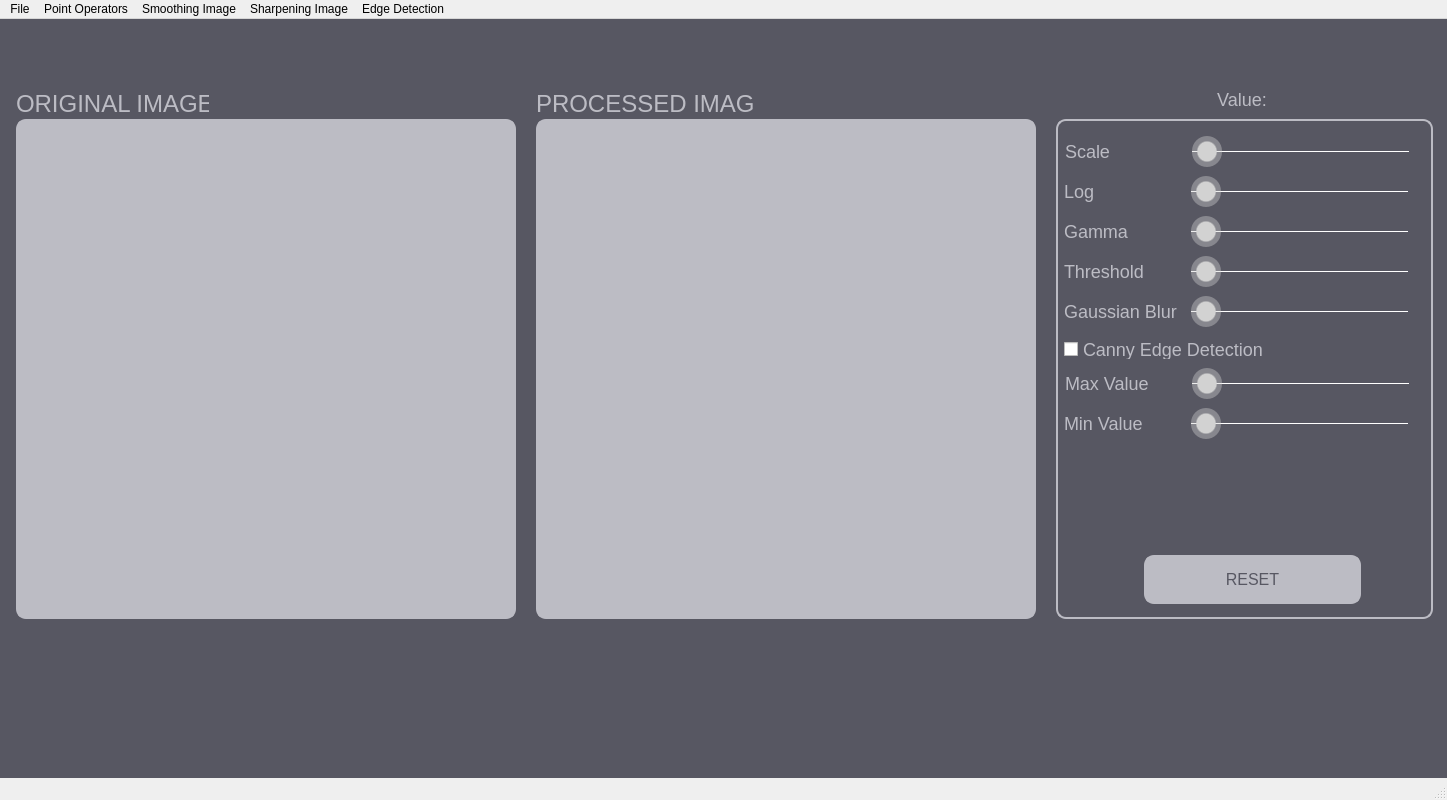
<?xml version="1.0" encoding="UTF-8"?>
<ui version="4.0">
 <class>MainWindow</class>
 <widget class="QMainWindow" name="MainWindow">
  <property name="geometry">
   <rect>
    <x>0</x>
    <y>0</y>
    <width>1447</width>
    <height>800</height>
   </rect>
  </property>
  <property name="windowTitle">
   <string>MainWindow</string>
  </property>
  <property name="styleSheet">
   <string notr="true">#centralwidget {
	background-color: rgb(87, 87, 98)
}</string>
  </property>
  <widget class="QWidget" name="centralwidget">
   <widget class="QLabel" name="imgRaw">
    <property name="geometry">
     <rect>
      <x>16</x>
      <y>100</y>
      <width>500</width>
      <height>500</height>
     </rect>
    </property>
    <property name="styleSheet">
     <string notr="true">QLabel {
	border: 2px solid rgb(188, 188, 196);
	border-radius: 10px;
	background-color: rgb(188, 188, 196);
}</string>
    </property>
    <property name="text">
     <string/>
    </property>
    <property name="scaledContents">
     <bool>false</bool>
    </property>
    <property name="alignment">
     <set>Qt::AlignCenter</set>
    </property>
   </widget>
   <widget class="QLabel" name="imgProgressed">
    <property name="geometry">
     <rect>
      <x>536</x>
      <y>100</y>
      <width>500</width>
      <height>500</height>
     </rect>
    </property>
    <property name="styleSheet">
     <string notr="true">QLabel {
	border: 2px solid rgb(188, 188, 196);
	border-radius: 10px;
	background-color: rgb(188, 188, 196);
}</string>
    </property>
    <property name="text">
     <string/>
    </property>
    <property name="scaledContents">
     <bool>false</bool>
    </property>
    <property name="alignment">
     <set>Qt::AlignCenter</set>
    </property>
   </widget>
   <widget class="QLabel" name="progressedImage">
    <property name="geometry">
     <rect>
      <x>536</x>
      <y>64</y>
      <width>217</width>
      <height>41</height>
     </rect>
    </property>
    <property name="styleSheet">
     <string notr="true">QLabel#progressedImage {
	font-size:24px;
	color: rgb(188, 188, 196)
}</string>
    </property>
    <property name="text">
     <string>PROCESSED IMAGE</string>
    </property>
   </widget>
   <widget class="QLabel" name="originalImage">
    <property name="geometry">
     <rect>
      <x>16</x>
      <y>64</y>
      <width>193</width>
      <height>41</height>
     </rect>
    </property>
    <property name="styleSheet">
     <string notr="true">QLabel#originalImage {
	font-size:24px;
	color: rgb(188, 188, 196)
}</string>
    </property>
    <property name="text">
     <string>ORIGINAL IMAGE</string>
    </property>
   </widget>
   <widget class="QLabel" name="imgRaw_2">
    <property name="geometry">
     <rect>
      <x>1056</x>
      <y>100</y>
      <width>377</width>
      <height>500</height>
     </rect>
    </property>
    <property name="styleSheet">
     <string notr="true">QLabel {
	border: 2px solid rgb(188, 188, 196);
	border-radius: 10px;
}</string>
    </property>
    <property name="text">
     <string/>
    </property>
    <property name="scaledContents">
     <bool>false</bool>
    </property>
    <property name="alignment">
     <set>Qt::AlignCenter</set>
    </property>
   </widget>
   <widget class="QPushButton" name="resetButton">
    <property name="geometry">
     <rect>
      <x>1144</x>
      <y>536</y>
      <width>217</width>
      <height>49</height>
     </rect>
    </property>
    <property name="styleSheet">
     <string notr="true">QPushButton {
	border: 2px solid rgb(188, 188, 196);
	border-radius: 10px;
	background-color: rgb(188, 188, 196);
	color: rgb(87, 87, 98);
	font-size: 16px
}</string>
    </property>
    <property name="text">
     <string>RESET</string>
    </property>
   </widget>
   <widget class="QSlider" name="gammaSliderHorizontal">
    <property name="geometry">
     <rect>
      <x>1191</x>
      <y>192</y>
      <width>217</width>
      <height>40</height>
     </rect>
    </property>
    <property name="styleSheet">
     <string notr="true">
QSlider::groove:horizontal {
    height: 1px;
    background: white; 
}
QSlider::handle:horizontal {
    width: 30px;
    margin-top: -15px;
    margin-bottom: -15px;
    border-radius: 15px;
    background: qradialgradient(spread:reflect, cx:0.5, cy:0.5, radius:0.5, fx:0.5, fy:0.5, stop:0.6 rgba(210, 210, 210, 255), stop:0.7 rgba(210, 210, 210, 100));
}
QSlider::handle:horizontal:hover {
    background: qradialgradient(spread:reflect, cx:0.5, cy:0.5, radius:0.5, fx:0.5, fy:0.5, stop:0.6 rgba(255, 255, 255, 255), stop:0.7 rgba(255, 255, 255, 100));
}
/*竖向*/
QSlider:vertical {
    min-width: 60px;
}
QSlider::groove:vertical {
    width: 1px;
    background: white; 
}
QSlider::handle:vertical {
    height: 30px;
    margin-left: -15px;
    margin-right: -15px;
    border-radius: 15px;
    background: qradialgradient(spread:reflect, cx:0.5, cy:0.5, radius:0.5, fx:0.5, fy:0.5, stop:0.6 rgba(210, 210, 210, 255), stop:0.7 rgba(210, 210, 210, 100));
}
QSlider::handle:vertical:hover {
    background: qradialgradient(spread:reflect, cx:0.5, cy:0.5, radius:0.5, fx:0.5, fy:0.5, stop:0.6 rgba(255, 255, 255, 255), stop:0.7 rgba(255, 255, 255, 100));
}</string>
    </property>
    <property name="singleStep">
     <number>1</number>
    </property>
    <property name="orientation">
     <enum>Qt::Horizontal</enum>
    </property>
    <property name="tickPosition">
     <enum>QSlider::NoTicks</enum>
    </property>
   </widget>
   <widget class="QSlider" name="thresholdSliderHorizontal">
    <property name="geometry">
     <rect>
      <x>1191</x>
      <y>232</y>
      <width>217</width>
      <height>40</height>
     </rect>
    </property>
    <property name="styleSheet">
     <string notr="true">
QSlider::groove:horizontal {
    height: 1px;
    background: white; 
}
QSlider::handle:horizontal {
    width: 30px;
    margin-top: -15px;
    margin-bottom: -15px;
    border-radius: 15px;
    background: qradialgradient(spread:reflect, cx:0.5, cy:0.5, radius:0.5, fx:0.5, fy:0.5, stop:0.6 rgba(210, 210, 210, 255), stop:0.7 rgba(210, 210, 210, 100));
}
QSlider::handle:horizontal:hover {
    background: qradialgradient(spread:reflect, cx:0.5, cy:0.5, radius:0.5, fx:0.5, fy:0.5, stop:0.6 rgba(255, 255, 255, 255), stop:0.7 rgba(255, 255, 255, 100));
}
/*竖向*/
QSlider:vertical {
    min-width: 60px;
}
QSlider::groove:vertical {
    width: 1px;
    background: white; 
}
QSlider::handle:vertical {
    height: 30px;
    margin-left: -15px;
    margin-right: -15px;
    border-radius: 15px;
    background: qradialgradient(spread:reflect, cx:0.5, cy:0.5, radius:0.5, fx:0.5, fy:0.5, stop:0.6 rgba(210, 210, 210, 255), stop:0.7 rgba(210, 210, 210, 100));
}
QSlider::handle:vertical:hover {
    background: qradialgradient(spread:reflect, cx:0.5, cy:0.5, radius:0.5, fx:0.5, fy:0.5, stop:0.6 rgba(255, 255, 255, 255), stop:0.7 rgba(255, 255, 255, 100));
}</string>
    </property>
    <property name="orientation">
     <enum>Qt::Horizontal</enum>
    </property>
   </widget>
   <widget class="QLabel" name="gammaLabel">
    <property name="geometry">
     <rect>
      <x>1064</x>
      <y>192</y>
      <width>113</width>
      <height>40</height>
     </rect>
    </property>
    <property name="styleSheet">
     <string notr="true">QLabel#gammaLabel {
	font-size:18px;
	color: rgb(188, 188, 196)
}</string>
    </property>
    <property name="text">
     <string>Gamma</string>
    </property>
   </widget>
   <widget class="QLabel" name="thresholdLabel">
    <property name="geometry">
     <rect>
      <x>1064</x>
      <y>232</y>
      <width>113</width>
      <height>40</height>
     </rect>
    </property>
    <property name="styleSheet">
     <string notr="true">QLabel#thresholdLabel {
	font-size:18px;
	color: rgb(188, 188, 196)
}</string>
    </property>
    <property name="text">
     <string>Threshold</string>
    </property>
   </widget>
   <widget class="QLabel" name="value">
    <property name="geometry">
     <rect>
      <x>1056</x>
      <y>64</y>
      <width>377</width>
      <height>33</height>
     </rect>
    </property>
    <property name="styleSheet">
     <string notr="true">QLabel#value {
	font-size:18px;
	color: rgb(188, 188, 196)
}</string>
    </property>
    <property name="text">
     <string>Value: </string>
    </property>
    <property name="alignment">
     <set>Qt::AlignCenter</set>
    </property>
   </widget>
   <widget class="QSlider" name="gaussianBlurSliderHorizontal">
    <property name="geometry">
     <rect>
      <x>1191</x>
      <y>272</y>
      <width>217</width>
      <height>40</height>
     </rect>
    </property>
    <property name="styleSheet">
     <string notr="true">
QSlider::groove:horizontal {
    height: 1px;
    background: white; 
}
QSlider::handle:horizontal {
    width: 30px;
    margin-top: -15px;
    margin-bottom: -15px;
    border-radius: 15px;
    background: qradialgradient(spread:reflect, cx:0.5, cy:0.5, radius:0.5, fx:0.5, fy:0.5, stop:0.6 rgba(210, 210, 210, 255), stop:0.7 rgba(210, 210, 210, 100));
}
QSlider::handle:horizontal:hover {
    background: qradialgradient(spread:reflect, cx:0.5, cy:0.5, radius:0.5, fx:0.5, fy:0.5, stop:0.6 rgba(255, 255, 255, 255), stop:0.7 rgba(255, 255, 255, 100));
}
/*竖向*/
QSlider:vertical {
    min-width: 60px;
}
QSlider::groove:vertical {
    width: 1px;
    background: white; 
}
QSlider::handle:vertical {
    height: 30px;
    margin-left: -15px;
    margin-right: -15px;
    border-radius: 15px;
    background: qradialgradient(spread:reflect, cx:0.5, cy:0.5, radius:0.5, fx:0.5, fy:0.5, stop:0.6 rgba(210, 210, 210, 255), stop:0.7 rgba(210, 210, 210, 100));
}
QSlider::handle:vertical:hover {
    background: qradialgradient(spread:reflect, cx:0.5, cy:0.5, radius:0.5, fx:0.5, fy:0.5, stop:0.6 rgba(255, 255, 255, 255), stop:0.7 rgba(255, 255, 255, 100));
}</string>
    </property>
    <property name="orientation">
     <enum>Qt::Horizontal</enum>
    </property>
   </widget>
   <widget class="QLabel" name="gaussianbluLabel">
    <property name="geometry">
     <rect>
      <x>1064</x>
      <y>272</y>
      <width>113</width>
      <height>40</height>
     </rect>
    </property>
    <property name="styleSheet">
     <string notr="true">QLabel#gaussianbluLabel {
	font-size:18px;
	color: rgb(188, 188, 196)
}</string>
    </property>
    <property name="text">
     <string>Gaussian Blur</string>
    </property>
   </widget>
   <widget class="QCheckBox" name="checkBoxCanny">
    <property name="geometry">
     <rect>
      <x>1064</x>
      <y>320</y>
      <width>345</width>
      <height>20</height>
     </rect>
    </property>
    <property name="styleSheet">
     <string notr="true">QCheckBox {
	font-size:18px;
	color: rgb(188, 188, 196)
}</string>
    </property>
    <property name="text">
     <string>Canny Edge Detection </string>
    </property>
   </widget>
   <widget class="QSlider" name="maxValueSliderHorizontal">
    <property name="geometry">
     <rect>
      <x>1192</x>
      <y>344</y>
      <width>217</width>
      <height>40</height>
     </rect>
    </property>
    <property name="styleSheet">
     <string notr="true">
QSlider::groove:horizontal {
    height: 1px;
    background: white; 
}
QSlider::handle:horizontal {
    width: 30px;
    margin-top: -15px;
    margin-bottom: -15px;
    border-radius: 15px;
    background: qradialgradient(spread:reflect, cx:0.5, cy:0.5, radius:0.5, fx:0.5, fy:0.5, stop:0.6 rgba(210, 210, 210, 255), stop:0.7 rgba(210, 210, 210, 100));
}
QSlider::handle:horizontal:hover {
    background: qradialgradient(spread:reflect, cx:0.5, cy:0.5, radius:0.5, fx:0.5, fy:0.5, stop:0.6 rgba(255, 255, 255, 255), stop:0.7 rgba(255, 255, 255, 100));
}
/*竖向*/
QSlider:vertical {
    min-width: 60px;
}
QSlider::groove:vertical {
    width: 1px;
    background: white; 
}
QSlider::handle:vertical {
    height: 30px;
    margin-left: -15px;
    margin-right: -15px;
    border-radius: 15px;
    background: qradialgradient(spread:reflect, cx:0.5, cy:0.5, radius:0.5, fx:0.5, fy:0.5, stop:0.6 rgba(210, 210, 210, 255), stop:0.7 rgba(210, 210, 210, 100));
}
QSlider::handle:vertical:hover {
    background: qradialgradient(spread:reflect, cx:0.5, cy:0.5, radius:0.5, fx:0.5, fy:0.5, stop:0.6 rgba(255, 255, 255, 255), stop:0.7 rgba(255, 255, 255, 100));
}</string>
    </property>
    <property name="orientation">
     <enum>Qt::Horizontal</enum>
    </property>
   </widget>
   <widget class="QLabel" name="maxValueLabel">
    <property name="geometry">
     <rect>
      <x>1065</x>
      <y>344</y>
      <width>113</width>
      <height>40</height>
     </rect>
    </property>
    <property name="styleSheet">
     <string notr="true">QLabel#maxValueLabel {
	font-size:18px;
	color: rgb(188, 188, 196)
}</string>
    </property>
    <property name="text">
     <string>Max Value</string>
    </property>
   </widget>
   <widget class="QLabel" name="minValueLabel">
    <property name="geometry">
     <rect>
      <x>1064</x>
      <y>384</y>
      <width>113</width>
      <height>40</height>
     </rect>
    </property>
    <property name="styleSheet">
     <string notr="true">QLabel#minValueLabel {
	font-size:18px;
	color: rgb(188, 188, 196)
}</string>
    </property>
    <property name="text">
     <string>Min Value</string>
    </property>
   </widget>
   <widget class="QSlider" name="minValueSliderHorizontal">
    <property name="geometry">
     <rect>
      <x>1191</x>
      <y>384</y>
      <width>217</width>
      <height>40</height>
     </rect>
    </property>
    <property name="styleSheet">
     <string notr="true">
QSlider::groove:horizontal {
    height: 1px;
    background: white; 
}
QSlider::handle:horizontal {
    width: 30px;
    margin-top: -15px;
    margin-bottom: -15px;
    border-radius: 15px;
    background: qradialgradient(spread:reflect, cx:0.5, cy:0.5, radius:0.5, fx:0.5, fy:0.5, stop:0.6 rgba(210, 210, 210, 255), stop:0.7 rgba(210, 210, 210, 100));
}
QSlider::handle:horizontal:hover {
    background: qradialgradient(spread:reflect, cx:0.5, cy:0.5, radius:0.5, fx:0.5, fy:0.5, stop:0.6 rgba(255, 255, 255, 255), stop:0.7 rgba(255, 255, 255, 100));
}
/*竖向*/
QSlider:vertical {
    min-width: 60px;
}
QSlider::groove:vertical {
    width: 1px;
    background: white; 
}
QSlider::handle:vertical {
    height: 30px;
    margin-left: -15px;
    margin-right: -15px;
    border-radius: 15px;
    background: qradialgradient(spread:reflect, cx:0.5, cy:0.5, radius:0.5, fx:0.5, fy:0.5, stop:0.6 rgba(210, 210, 210, 255), stop:0.7 rgba(210, 210, 210, 100));
}
QSlider::handle:vertical:hover {
    background: qradialgradient(spread:reflect, cx:0.5, cy:0.5, radius:0.5, fx:0.5, fy:0.5, stop:0.6 rgba(255, 255, 255, 255), stop:0.7 rgba(255, 255, 255, 100));
}</string>
    </property>
    <property name="orientation">
     <enum>Qt::Horizontal</enum>
    </property>
   </widget>
   <widget class="QSlider" name="scaleSliderHorizontal">
    <property name="geometry">
     <rect>
      <x>1192</x>
      <y>112</y>
      <width>217</width>
      <height>40</height>
     </rect>
    </property>
    <property name="styleSheet">
     <string notr="true">
QSlider::groove:horizontal {
    height: 1px;
    background: white; 
}
QSlider::handle:horizontal {
    width: 30px;
    margin-top: -15px;
    margin-bottom: -15px;
    border-radius: 15px;
    background: qradialgradient(spread:reflect, cx:0.5, cy:0.5, radius:0.5, fx:0.5, fy:0.5, stop:0.6 rgba(210, 210, 210, 255), stop:0.7 rgba(210, 210, 210, 100));
}
QSlider::handle:horizontal:hover {
    background: qradialgradient(spread:reflect, cx:0.5, cy:0.5, radius:0.5, fx:0.5, fy:0.5, stop:0.6 rgba(255, 255, 255, 255), stop:0.7 rgba(255, 255, 255, 100));
}
/*竖向*/
QSlider:vertical {
    min-width: 60px;
}
QSlider::groove:vertical {
    width: 1px;
    background: white; 
}
QSlider::handle:vertical {
    height: 30px;
    margin-left: -15px;
    margin-right: -15px;
    border-radius: 15px;
    background: qradialgradient(spread:reflect, cx:0.5, cy:0.5, radius:0.5, fx:0.5, fy:0.5, stop:0.6 rgba(210, 210, 210, 255), stop:0.7 rgba(210, 210, 210, 100));
}
QSlider::handle:vertical:hover {
    background: qradialgradient(spread:reflect, cx:0.5, cy:0.5, radius:0.5, fx:0.5, fy:0.5, stop:0.6 rgba(255, 255, 255, 255), stop:0.7 rgba(255, 255, 255, 100));
}</string>
    </property>
    <property name="singleStep">
     <number>1</number>
    </property>
    <property name="orientation">
     <enum>Qt::Horizontal</enum>
    </property>
    <property name="tickPosition">
     <enum>QSlider::NoTicks</enum>
    </property>
   </widget>
   <widget class="QLabel" name="scaleLabel">
    <property name="geometry">
     <rect>
      <x>1065</x>
      <y>112</y>
      <width>113</width>
      <height>40</height>
     </rect>
    </property>
    <property name="styleSheet">
     <string notr="true">QLabel#scaleLabel {
	font-size:18px;
	color: rgb(188, 188, 196)
}</string>
    </property>
    <property name="text">
     <string>Scale</string>
    </property>
   </widget>
   <widget class="QLabel" name="logLabel">
    <property name="geometry">
     <rect>
      <x>1064</x>
      <y>152</y>
      <width>113</width>
      <height>40</height>
     </rect>
    </property>
    <property name="styleSheet">
     <string notr="true">QLabel#logLabel {
	font-size:18px;
	color: rgb(188, 188, 196)
}</string>
    </property>
    <property name="text">
     <string>Log</string>
    </property>
   </widget>
   <widget class="QSlider" name="logSliderHorizontal">
    <property name="geometry">
     <rect>
      <x>1191</x>
      <y>152</y>
      <width>217</width>
      <height>40</height>
     </rect>
    </property>
    <property name="styleSheet">
     <string notr="true">
QSlider::groove:horizontal {
    height: 1px;
    background: white; 
}
QSlider::handle:horizontal {
    width: 30px;
    margin-top: -15px;
    margin-bottom: -15px;
    border-radius: 15px;
    background: qradialgradient(spread:reflect, cx:0.5, cy:0.5, radius:0.5, fx:0.5, fy:0.5, stop:0.6 rgba(210, 210, 210, 255), stop:0.7 rgba(210, 210, 210, 100));
}
QSlider::handle:horizontal:hover {
    background: qradialgradient(spread:reflect, cx:0.5, cy:0.5, radius:0.5, fx:0.5, fy:0.5, stop:0.6 rgba(255, 255, 255, 255), stop:0.7 rgba(255, 255, 255, 100));
}
/*竖向*/
QSlider:vertical {
    min-width: 60px;
}
QSlider::groove:vertical {
    width: 1px;
    background: white; 
}
QSlider::handle:vertical {
    height: 30px;
    margin-left: -15px;
    margin-right: -15px;
    border-radius: 15px;
    background: qradialgradient(spread:reflect, cx:0.5, cy:0.5, radius:0.5, fx:0.5, fy:0.5, stop:0.6 rgba(210, 210, 210, 255), stop:0.7 rgba(210, 210, 210, 100));
}
QSlider::handle:vertical:hover {
    background: qradialgradient(spread:reflect, cx:0.5, cy:0.5, radius:0.5, fx:0.5, fy:0.5, stop:0.6 rgba(255, 255, 255, 255), stop:0.7 rgba(255, 255, 255, 100));
}</string>
    </property>
    <property name="singleStep">
     <number>1</number>
    </property>
    <property name="orientation">
     <enum>Qt::Horizontal</enum>
    </property>
    <property name="tickPosition">
     <enum>QSlider::NoTicks</enum>
    </property>
   </widget>
  </widget>
  <widget class="QMenuBar" name="menubar">
   <property name="geometry">
    <rect>
     <x>0</x>
     <y>0</y>
     <width>1447</width>
     <height>26</height>
    </rect>
   </property>
   <widget class="QMenu" name="menuFile">
    <property name="title">
     <string>File</string>
    </property>
    <addaction name="actionOpen"/>
    <addaction name="actionSave"/>
    <addaction name="separator"/>
    <addaction name="actionExit"/>
   </widget>
   <widget class="QMenu" name="menuPoint_Operators">
    <property name="title">
     <string>Point Operators</string>
    </property>
    <addaction name="actionReverse"/>
    <addaction name="actionThreshold"/>
    <addaction name="actionLog"/>
    <addaction name="actionGamma"/>
    <addaction name="actionHistogramEqualization"/>
   </widget>
   <widget class="QMenu" name="menuSpatial_Filters">
    <property name="title">
     <string>Smoothing Image</string>
    </property>
    <addaction name="actionBlur"/>
    <addaction name="actionBoxFilter"/>
    <addaction name="actionGaussianFilter"/>
    <addaction name="actionMedianFilter"/>
   </widget>
   <widget class="QMenu" name="menuSharpening">
    <property name="title">
     <string>Sharpening Image</string>
    </property>
    <addaction name="actionRobertCrossFilter"/>
    <addaction name="actionSobelFilter"/>
   </widget>
   <widget class="QMenu" name="menuEdge_Detection">
    <property name="title">
     <string>Edge Detection</string>
    </property>
    <addaction name="actionCanny"/>
   </widget>
   <addaction name="menuFile"/>
   <addaction name="menuPoint_Operators"/>
   <addaction name="menuSpatial_Filters"/>
   <addaction name="menuSharpening"/>
   <addaction name="menuEdge_Detection"/>
  </widget>
  <widget class="QStatusBar" name="statusbar"/>
  <action name="actionOpen">
   <property name="text">
    <string>Open...</string>
   </property>
  </action>
  <action name="actionSave">
   <property name="text">
    <string>Save</string>
   </property>
  </action>
  <action name="actionExit">
   <property name="text">
    <string>Exit</string>
   </property>
  </action>
  <action name="actionDao_Anh">
   <property name="text">
    <string>Dao Anh</string>
   </property>
  </action>
  <action name="actionReverse">
   <property name="text">
    <string>Reverse</string>
   </property>
  </action>
  <action name="actionThreshold">
   <property name="text">
    <string>Threshold</string>
   </property>
  </action>
  <action name="actionLog">
   <property name="text">
    <string>Log</string>
   </property>
  </action>
  <action name="actionGamma">
   <property name="text">
    <string>Gamma </string>
   </property>
  </action>
  <action name="actionGaussianFilter">
   <property name="text">
    <string>Gaussian Filter</string>
   </property>
  </action>
  <action name="actionBoxFilter">
   <property name="text">
    <string>Box Filter</string>
   </property>
  </action>
  <action name="actionMedianFilter">
   <property name="text">
    <string>Median Filter</string>
   </property>
  </action>
  <action name="actionRobertCrossFilter">
   <property name="text">
    <string>Robert Cross Filter</string>
   </property>
  </action>
  <action name="actionSobelFilter">
   <property name="text">
    <string>Sobel Filter</string>
   </property>
  </action>
  <action name="actionBlur">
   <property name="text">
    <string>Blur</string>
   </property>
  </action>
  <action name="actionCanny">
   <property name="text">
    <string>Canny</string>
   </property>
  </action>
  <action name="actionHistogramEqualization">
   <property name="text">
    <string>Histogram Equalization</string>
   </property>
  </action>
 </widget>
 <resources/>
 <connections/>
</ui>
